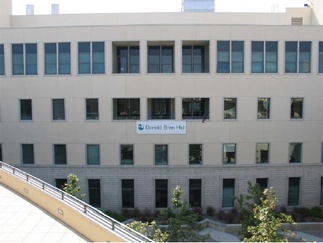
%> input picture feature point detection Harris/Harris_1.jpg, 323 x 243 px, shrunk from 492 x 370 before the run
$ octave run_harris.m   (GNU Octave 9; MATLAB toolbox functions it lacks are replaced by stand-ins)
%> lines starting %> are read from the running program, lines starting %| are printed output that depends on the picture
### feature point detection Harris/harris.m
%%
function [x,y] = harris(bw)
% This function implement Harris Corner Detect algorithm to finds the
% coordinates of corners of image.
% Input: bw     a Grayscale image or a matrix
% return: [x,y]     the N corner points as an Nx2 matrix of x and y coordinates.

sigma = 1; thresh = 0.01; % the threshold 0.01 is for normalised images;
% if pixels are in [0,255] the corresponding threshold is 0.01*255^4.

% Derivative masks
dx = [-1 0 1;-1 0 1; -1 0 1];
dy = dx'; % dx is the transpose matrix of dy
% compute x and y derivatives of image
Ix = conv2(bw,dx,'same');
Iy = conv2(bw,dy,'same');

% Create a Gaussian filter with (3*sigma)*2+1 kernel size.The kernel size
% is at least 1.
g = fspecial('gaussian',max(1,fix(3*sigma)*2+1),sigma);
Ix2 = conv2(Ix.^2,g,'same'); % x and x
Iy2 = conv2(Iy.^2,g,'same'); % y and y
Ixy = conv2(Ix.*Iy,g,'same'); % x and y

%%%%%%%%%%%%%%%%%%%%%%%%%%%%%%%%%%%%%%%%%%%%%%%%%%%%%%%%%
% Task: Compute the Harris Cornerness                   %
%%%%%%%%%%%%%%%%%%%%%%%%%%%%%%%%%%%%%%%%%%%%%%%%%%%%%%%%%
% According to Lecture 06 p108, Harris Cornerness can be calculated as
% R = detM - k(traceM)^2. Where M = [Ix^2 IxIy;IxIy Iy^2]; k = 0.01 to 0.1
[h,w] = size(bw); % get the height and width of input
% create a matrix which can record Measure of corner response/Harris value
R = zeros(h,w);
Rmax = 0; % rcord the maximum of value in generating R
k = 0.06; % k is a empirical constant. Emirically k is in [0.01, 0.1].
% this Loop compute M matrix for each image window
for i = 1:h
    for j = 1:w
        % get second order moments (or auto correlation ) matrix of gradients
        M = [Ix2(i,j) Ixy(i,j);Ixy(i,j) Iy2(i,j)];
        % calculate Measure of corner response
        R(i,j) = det(M)-k*(trace(M))^2;
    end
end
Rmax = max(max(R)); % Get the maximum of R

%%%%%%%%%%%%%%%%%%%%%%%%%%%%%%%%%%%%%%%%%%%%%%%%%%%%%%%%%
% Task: Perform non-maximum suppression and             %
%       thresholding, return the N corner points        %
%       as an Nx2 matrix of x and y coordinates         %
%%%%%%%%%%%%%%%%%%%%%%%%%%%%%%%%%%%%%%%%%%%%%%%%%%%%%%%%%
cornerPosition = zeros(h,w); % record position of points from image
% build Non-Maximal Suppression
for i = 3:h-1
    for j = 3:w-1
        % Thresholding
        if R(i,j) > thresh * Rmax && R(i,j) > R(i-1,j-1) && R(i,j) > R(i-1,j) && R(i,j) > R(i-1,j+1)
            if R(i,j) > R(i,j-1) && R(i,j) > R(i,j+1) && R(i,j) > R(i+1,j-1) && R(i,j) > R(i+1,j) && R(i,j) > R(i+1,j+1)
                cornerPosition(i,j) = 1; % mark the point
            end
        end
    end
end
[x, y] = find(cornerPosition == 1);
end

### feature point detection Harris/run_harris.m
%%
% CLAB2 Task-1: Harris Corner Detector

% First image
img1 = imread('Harris_1.jpg');
%> img1 is the input picture: size 243x323x3 uint8; mean R, G, B 137.5, 141, 141.3
imgGray1 = rgb2gray(img1);
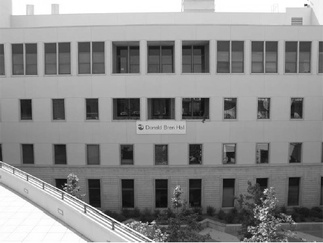
%> imgGray1: size 243x323 uint8; min 10, max 255, mean 140
[x,y] = harris(imgGray1);
%> in harris, `Ix = conv2(bw,dx,'same');`:
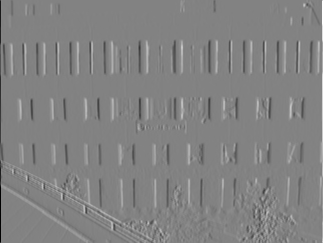
%> Ix: size 243x323 double; min -764, max 729, mean 0.4; drawn with min black and max white
%> in harris, `Iy = conv2(bw,dy,'same');`:
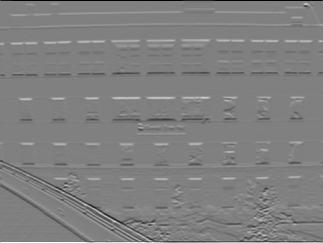
%> Iy: size 243x323 double; min -765, max 759, mean 0.3; drawn with min black and max white
%> in harris, `Ixy = conv2(Ix.*Iy,g,'same');`:
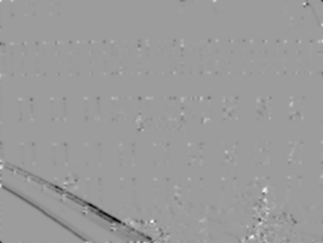
%> Ixy: size 243x323 double; min -59265.3, max 37508.5, mean -337.6; drawn with min black and max white
%> after the loop in harris, `for i = 1:h`:
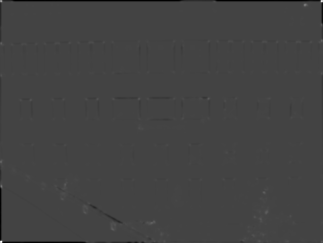
%> R: size 243x323 double; min -3.27e+09, max 9.01e+09, mean -27625330.5; drawn with min black and max white
%> in harris, `Rmax = max(max(R));`: Rmax = 9.01e+09
%> after the loop in harris, `for i = 3:h-1`:
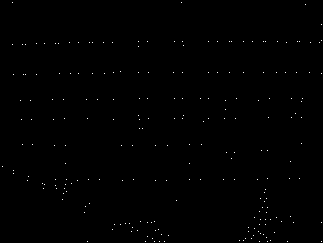
%> cornerPosition: size 243x323 double; values 0 (black) and 1 (white), 0.28% white in thin lines or dots
%> in harris, `[x, y] = find(cornerPosition == 1);`: x = 223 values from 3 to 242; y = 223 values from 3 to 322
%> x = 223 values, max 242 at index 54, min 3 at index 2, mean 141.8; y = 223 values from 3 to 322

subplot(2,4,1);
disp(size(x)); % show the corner numbers
%|    223     1
imshow(imgGray1); % show orginal image
title('1.1 my harris funnciton result');
hold on;
plot(y,x,'r+'); % add these corner points

subplot(2,4,2);
corners = corner(imgGray1);
%> corners = 200 rows, first 12: [306 5; 64 190; 127 226; 153 241; 66 186; 162 235; 114 230; 267 213; 151 224; 265 193; 261 220; 142 223]
imshow(imgGray1);
title('1.2 Matlab built-in funnciton result');
hold on
plot(corners(:,1), corners(:,2), 'r+');
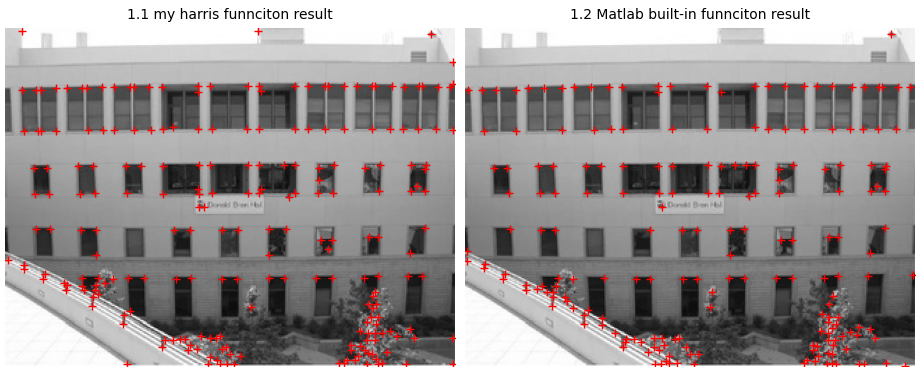
%> figure redrawn from the program's plot data, 2 panels
%> the run ends on the next line

% Second image
img2 = imread('Harris_1.pgm');
[x,y] = harris(img2);
